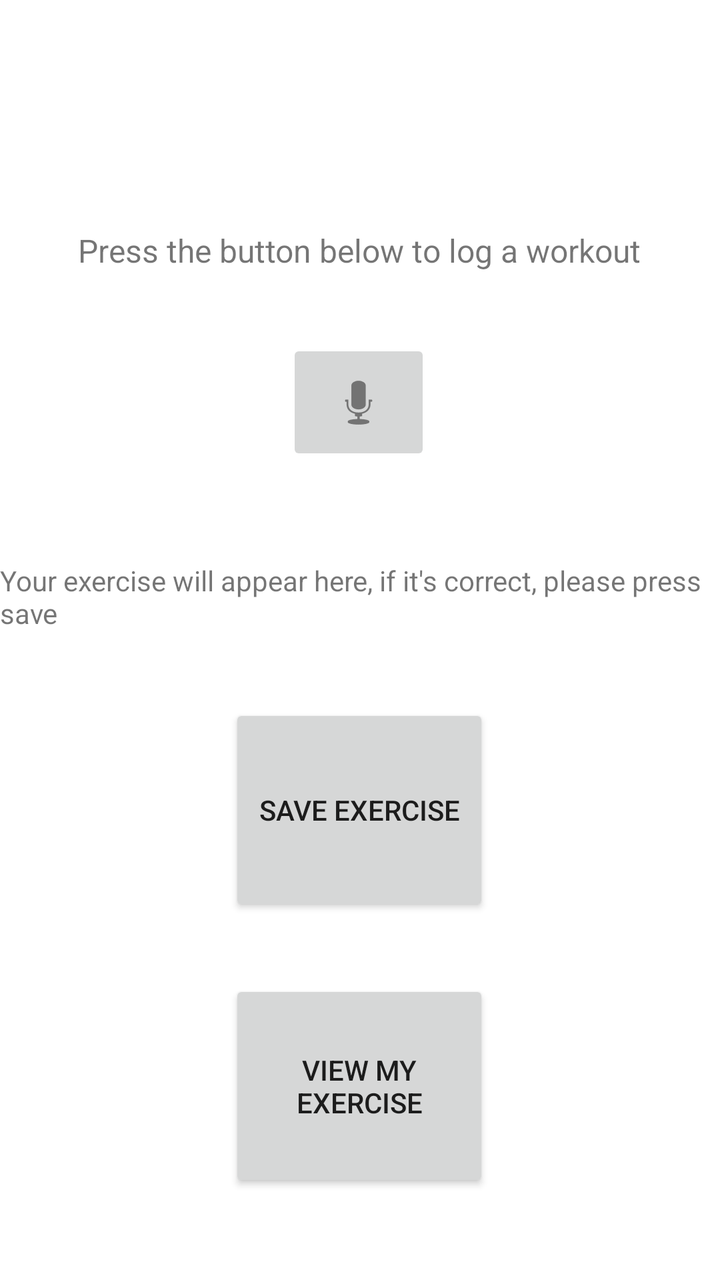
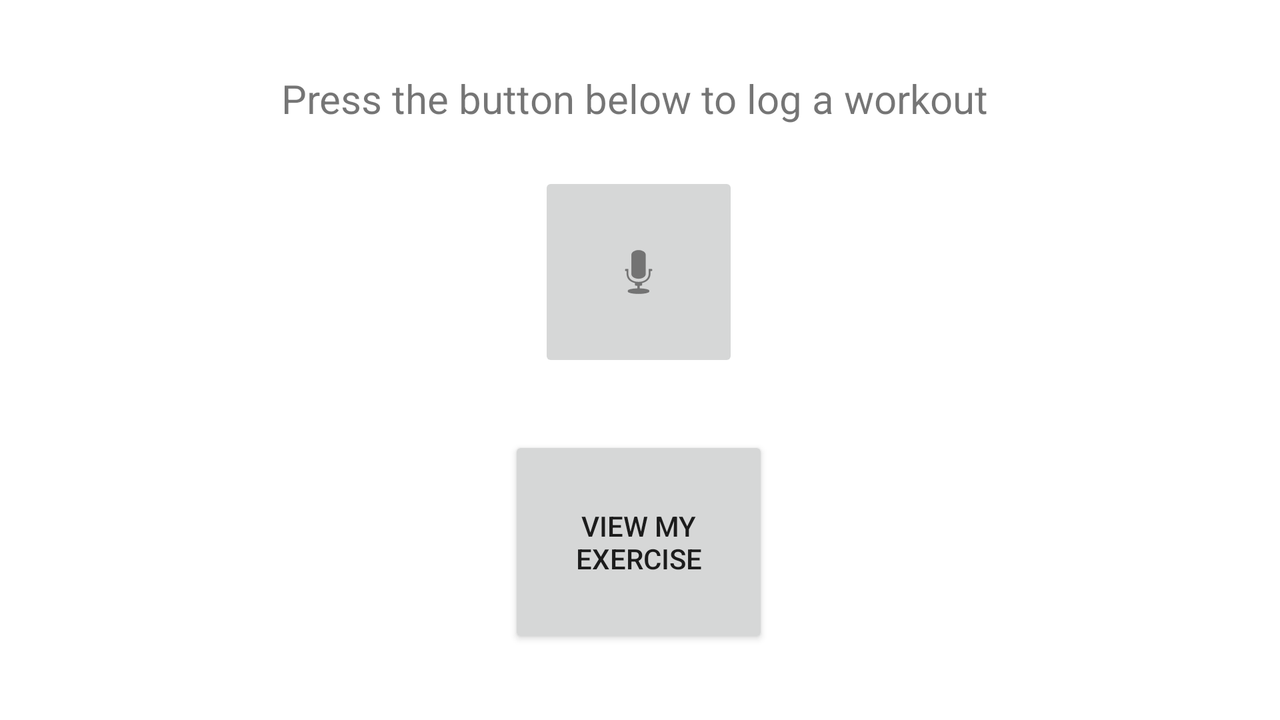

One screen, two layout resources from the same app: the default and the author's alternative for another configuration. Each is rendered where Android would select it; the XML of both is given below.
<!-- AndroidManifest.xml: application theme Theme.FitnessLogger -->
<!-- res/layout/fragment_first.xml -->
<?xml version="1.0" encoding="utf-8"?>
<androidx.constraintlayout.widget.ConstraintLayout xmlns:android="http://schemas.android.com/apk/res/android"
    xmlns:app="http://schemas.android.com/apk/res-auto"
    xmlns:tools="http://schemas.android.com/tools"
    android:layout_width="match_parent"
    android:layout_height="match_parent"
    tools:context=".FirstFragment">

    <Button
        android:id="@+id/btnSave"
        android:layout_width="130dp"
        android:layout_height="106dp"
        android:layout_marginBottom="32dp"
        android:text="Save Exercise"
        app:layout_constraintBottom_toTopOf="@+id/button_first"
        app:layout_constraintEnd_toEndOf="parent"
        app:layout_constraintHorizontal_bias="0.498"
        app:layout_constraintStart_toStartOf="parent" />

    <TextView
        android:id="@+id/introText"
        android:layout_width="wrap_content"
        android:layout_height="wrap_content"
        android:text="Press the button below to log a workout"
        android:textSize="16sp"
        app:layout_constraintBottom_toTopOf="@+id/btnSpeak"
        app:layout_constraintEnd_toEndOf="parent"
        app:layout_constraintHorizontal_bias="0.496"
        app:layout_constraintStart_toStartOf="parent"
        app:layout_constraintTop_toTopOf="parent"
        app:layout_constraintVertical_bias="0.772" />

    <Button
        android:id="@+id/button_first"
        android:layout_width="130dp"
        android:layout_height="106dp"
        android:layout_marginBottom="44dp"
        android:text="@string/next"
        app:layout_constraintBottom_toBottomOf="parent"
        app:layout_constraintEnd_toEndOf="parent"
        app:layout_constraintHorizontal_bias="0.498"
        app:layout_constraintStart_toStartOf="parent" />

    <ImageButton
        android:id="@+id/btnSpeak"
        android:layout_width="72dp"
        android:layout_height="63dp"
        android:layout_marginBottom="48dp"
        android:src="@android:drawable/ic_btn_speak_now"
        app:layout_constraintBottom_toTopOf="@+id/exerciseText"
        app:layout_constraintEnd_toEndOf="parent"
        app:layout_constraintHorizontal_bias="0.498"
        app:layout_constraintStart_toStartOf="parent" />

    <TextView
        android:id="@+id/exerciseText"
        android:layout_width="wrap_content"
        android:layout_height="wrap_content"
        android:layout_marginBottom="36dp"
        android:text="Your exercise will appear here, if it's correct, please press save"
        app:layout_constraintBottom_toTopOf="@+id/btnSave"
        app:layout_constraintEnd_toEndOf="parent"
        app:layout_constraintHorizontal_bias="0.498"
        app:layout_constraintStart_toStartOf="parent" />

</androidx.constraintlayout.widget.ConstraintLayout>
<!-- resources referenced by this layout -->
<resources>
  <string name="next">View my exercise</string>
  <style name="Theme.FitnessLogger" parent="Theme.MaterialComponents.DayNight.DarkActionBar">
          
          <item name="colorPrimary">@color/purple_500</item>
          <item name="colorPrimaryVariant">@color/purple_700</item>
          <item name="colorOnPrimary">@color/white</item>
          
          <item name="colorSecondary">@color/teal_200</item>
          <item name="colorSecondaryVariant">@color/teal_700</item>
          <item name="colorOnSecondary">@color/black</item>
          
          <item name="android:statusBarColor" tools:targetApi="l">?attr/colorPrimaryVariant</item>
          
      </style>
</resources>
<!-- res/layout-land/fragment_first.xml (the author's variant of the layout above) -->
<!-- drawn on the phone turned sideways -->
<?xml version="1.0" encoding="utf-8"?>
<androidx.constraintlayout.widget.ConstraintLayout xmlns:android="http://schemas.android.com/apk/res/android"
    xmlns:app="http://schemas.android.com/apk/res-auto"
    xmlns:tools="http://schemas.android.com/tools"
    android:layout_width="match_parent"
    android:layout_height="match_parent"
    tools:context=".FirstFragment">


    <TextView
        android:id="@+id/introText"
        android:layout_width="wrap_content"
        android:layout_height="wrap_content"
        android:text="Press the button below to log a workout"
        android:textSize="20sp"
        app:layout_constraintBottom_toTopOf="@+id/btnSpeak"
        app:layout_constraintEnd_toEndOf="parent"
        app:layout_constraintHorizontal_bias="0.491"
        app:layout_constraintStart_toStartOf="parent"
        app:layout_constraintTop_toTopOf="parent"
        app:layout_constraintVertical_bias="0.606" />

    <Button
        android:id="@+id/button_first"
        android:layout_width="130dp"
        android:layout_height="106dp"
        android:layout_marginBottom="36dp"
        android:text="@string/next"
        app:layout_constraintBottom_toBottomOf="parent"
        app:layout_constraintEnd_toEndOf="parent"
        app:layout_constraintHorizontal_bias="0.499"
        app:layout_constraintStart_toStartOf="parent" />

    <ImageButton
        android:id="@+id/btnSpeak"
        android:layout_width="100dp"
        android:layout_height="100dp"
        android:layout_marginBottom="32dp"
        android:src="@android:drawable/ic_btn_speak_now"
        app:layout_constraintBottom_toTopOf="@+id/button_first"
        app:layout_constraintEnd_toEndOf="parent"
        app:layout_constraintHorizontal_bias="0.499"
        app:layout_constraintStart_toStartOf="parent" />


</androidx.constraintlayout.widget.ConstraintLayout>
